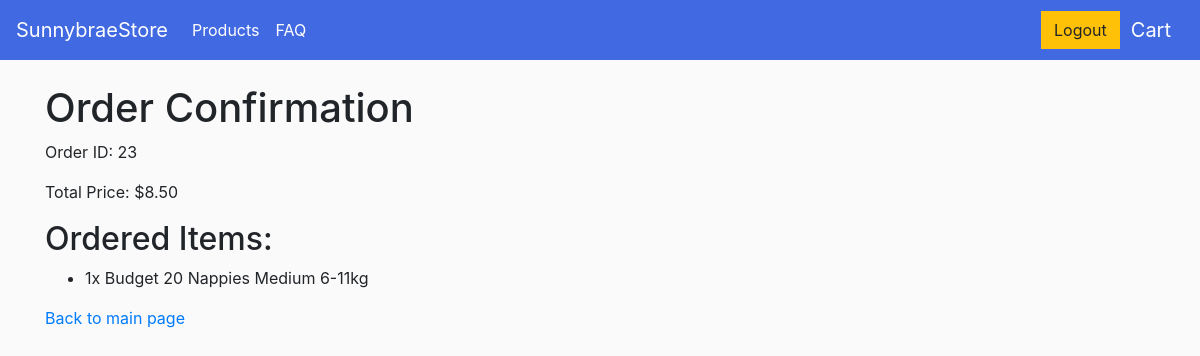
The app's page /order_confirmation/ (signed in), older data.
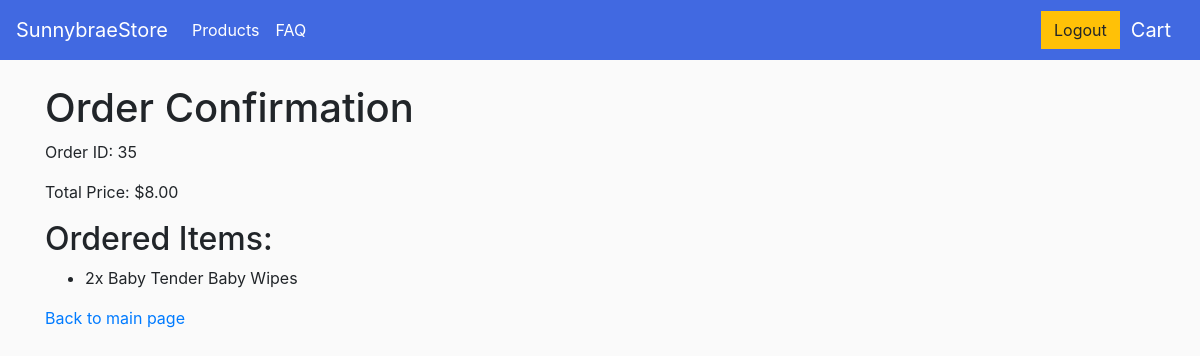
The same page, newer data.
### store/models.py (models this page shows, shortened)
class Order(models.Model):
    customer = models.ForeignKey(Customer, on_delete=models.SET_NULL, null=True, blank=True)
    date_ordered = models.DateTimeField(auto_now_add=True)
    complete = models.BooleanField(default=False)
    transaction_id = models.CharField(max_length=100, null=True)
    shipping_status = models.CharField(max_length=50, null=True, default='Pending')
    payment_status = models.CharField(max_length=50, null=True, default='Pending')
    @property
    def get_cart_total(self):
        orderitems = self.orderitem_set.all()
        total = sum([item.get_total for item in orderitems])
        return total

class OrderItem(models.Model):
    product = models.ForeignKey(Product, on_delete=models.SET_NULL, null=True)
    order = models.ForeignKey(Order, on_delete=models.SET_NULL, null=True)
    quantity = models.IntegerField(default=0, null=True, blank=True)
    date_added = models.DateTimeField(auto_now_add=True)
    @property
    def get_total(self):
        total = self.product.current_price * self.quantity
        return total

class Product(models.Model):
    item_id = models.IntegerField(null=False, blank=True, primary_key=True)
    item_code = models.CharField(max_length=100)
    item_name = models.CharField(max_length=255)
    category_id = models.IntegerField()
    current_price = models.FloatField()

### store/views.py (the view)
# urls.py: path('order_confirmation/', views.order_confirmation, name = 'order_confirmation'),
def order_confirmation(request):
    customer = None
    if request.user.is_authenticated:
        customer = request.user.customer
    else:
        session_cart = request.session.get('cart', {})
        guest_email = session_cart.get('email')
        if guest_email:
            customer = Customer.objects.get(email=guest_email)
    if customer:
        order = Order.objects.filter(customer=customer, complete=True).latest('date_ordered')
    else:
        order = None
    if not request.user.is_authenticated:
        request.session['cart'] = {}
    context = {'order': order}
    return render(request, 'store/order_confirmation.html', context)

### store/templates/store/order_confirmation.html
{% extends 'store/main.html' %}
{% load static %}
{% block content %}
    <h1>Order Confirmation</h1>
    {% if order %}
        <p>Order ID: {{ order.id }}</p>
        <p>Total Price: ${{ order.get_cart_total|floatformat:2 }}</p>
        <h2>Ordered Items:</h2>
        <ul>
            {% for item in order.orderitem_set.all %}
                <li> {{ item.quantity }}x {{ item.product.item_name }} </li>
            {% endfor %}
        </ul>
    {% else %}
        <p>No completed order found.</p>
    {% endif %}
    <a href="{% url 'product' %}"> Back to main page </a>
{% endblock content %}

Row changes from the older to the newer data that the page shows:
no longer on this page (row unchanged): Order: id "23", get_cart_total "8.50"
no longer on this page (row unchanged): OrderItem: quantity "1", product.item_name "Budget 20 Nappies Medium 6-11kg"
added Order: id "35", get_cart_total "8.00"
added OrderItem: quantity "2", product.item_name "Baby Tender Baby Wipes"
